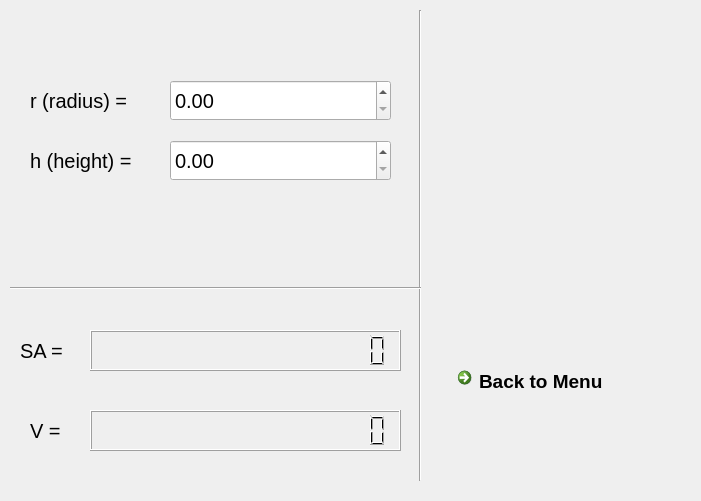
  <widget class="QWidget" name="ConeClass" native="true">
   <property name="geometry">
    <rect>
     <x>0</x>
     <y>0</y>
     <width>701</width>
     <height>501</height>
    </rect>
   </property>
   <property name="autoFillBackground">
    <bool>true</bool>
   </property>
   <widget class="QLabel" name="label_22">
    <property name="geometry">
     <rect>
      <x>470</x>
      <y>90</y>
      <width>171</width>
      <height>201</height>
     </rect>
    </property>
    <property name="font">
     <font>
      <family>MS Shell Dlg 2</family>
     </font>
    </property>
    <property name="text">
     <string/>
    </property>
    <property name="pixmap">
     <pixmap>cone.png</pixmap>
    </property>
    <property name="scaledContents">
     <bool>true</bool>
    </property>
   </widget>
   <widget class="QLabel" name="label_23">
    <property name="geometry">
     <rect>
      <x>30</x>
      <y>80</y>
      <width>131</width>
      <height>41</height>
     </rect>
    </property>
    <property name="font">
     <font>
      <pointsize>15</pointsize>
     </font>
    </property>
    <property name="text">
     <string>r (radius) =</string>
    </property>
   </widget>
   <widget class="Line" name="line_8">
    <property name="geometry">
     <rect>
      <x>410</x>
      <y>10</y>
      <width>20</width>
      <height>471</height>
     </rect>
    </property>
    <property name="orientation">
     <enum>Qt::Vertical</enum>
    </property>
   </widget>
   <widget class="QLabel" name="label_24">
    <property name="geometry">
     <rect>
      <x>20</x>
      <y>330</y>
      <width>81</width>
      <height>41</height>
     </rect>
    </property>
    <property name="font">
     <font>
      <pointsize>15</pointsize>
     </font>
    </property>
    <property name="text">
     <string>SA =</string>
    </property>
   </widget>
   <widget class="QLCDNumber" name="coSurfaceArea">
    <property name="geometry">
     <rect>
      <x>90</x>
      <y>330</y>
      <width>311</width>
      <height>41</height>
     </rect>
    </property>
    <property name="font">
     <font>
      <family>MS UI Gothic</family>
      <pointsize>10</pointsize>
     </font>
    </property>
    <property name="smallDecimalPoint">
     <bool>true</bool>
    </property>
    <property name="digitCount">
     <number>15</number>
    </property>
    <property name="mode">
     <enum>QLCDNumber::Dec</enum>
    </property>
    <property name="segmentStyle">
     <enum>QLCDNumber::Filled</enum>
    </property>
    <property name="intValue" stdset="0">
     <number>0</number>
    </property>
   </widget>
   <widget class="QDoubleSpinBox" name="coRadius">
    <property name="geometry">
     <rect>
      <x>170</x>
      <y>80</y>
      <width>221</width>
      <height>41</height>
     </rect>
    </property>
    <property name="font">
     <font>
      <pointsize>15</pointsize>
     </font>
    </property>
    <property name="maximum">
     <double>99999999999999.000000000000000</double>
    </property>
    <property name="singleStep">
     <double>0.010000000000000</double>
    </property>
   </widget>
   <widget class="QLabel" name="label_25">
    <property name="geometry">
     <rect>
      <x>30</x>
      <y>410</y>
      <width>51</width>
      <height>41</height>
     </rect>
    </property>
    <property name="font">
     <font>
      <pointsize>15</pointsize>
     </font>
    </property>
    <property name="text">
     <string>V =</string>
    </property>
   </widget>
   <widget class="QLCDNumber" name="coVolume">
    <property name="geometry">
     <rect>
      <x>90</x>
      <y>410</y>
      <width>311</width>
      <height>41</height>
     </rect>
    </property>
    <property name="font">
     <font>
      <pointsize>10</pointsize>
     </font>
    </property>
    <property name="smallDecimalPoint">
     <bool>true</bool>
    </property>
    <property name="digitCount">
     <number>15</number>
    </property>
    <property name="mode">
     <enum>QLCDNumber::Dec</enum>
    </property>
    <property name="value" stdset="0">
     <double>0.000000000000000</double>
    </property>
    <property name="intValue" stdset="0">
     <number>0</number>
    </property>
   </widget>
   <widget class="Line" name="line_9">
    <property name="geometry">
     <rect>
      <x>10</x>
      <y>280</y>
      <width>411</width>
      <height>16</height>
     </rect>
    </property>
    <property name="orientation">
     <enum>Qt::Horizontal</enum>
    </property>
   </widget>
   <widget class="QCommandLinkButton" name="coBack">
    <property name="geometry">
     <rect>
      <x>450</x>
      <y>360</y>
      <width>222</width>
      <height>48</height>
     </rect>
    </property>
    <property name="font">
     <font>
      <family>Segoe UI</family>
      <pointsize>14</pointsize>
     </font>
    </property>
    <property name="text">
     <string>Back to Menu</string>
    </property>
   </widget>
   <widget class="QLabel" name="label_26">
    <property name="geometry">
     <rect>
      <x>30</x>
      <y>140</y>
      <width>131</width>
      <height>41</height>
     </rect>
    </property>
    <property name="font">
     <font>
      <pointsize>15</pointsize>
     </font>
    </property>
    <property name="text">
     <string>h (height) =</string>
    </property>
   </widget>
   <widget class="QDoubleSpinBox" name="coHeight">
    <property name="geometry">
     <rect>
      <x>170</x>
      <y>140</y>
      <width>221</width>
      <height>41</height>
     </rect>
    </property>
    <property name="font">
     <font>
      <pointsize>15</pointsize>
     </font>
    </property>
    <property name="maximum">
     <double>99999999999999.000000000000000</double>
    </property>
    <property name="singleStep">
     <double>0.010000000000000</double>
    </property>
   </widget>
  </widget>
